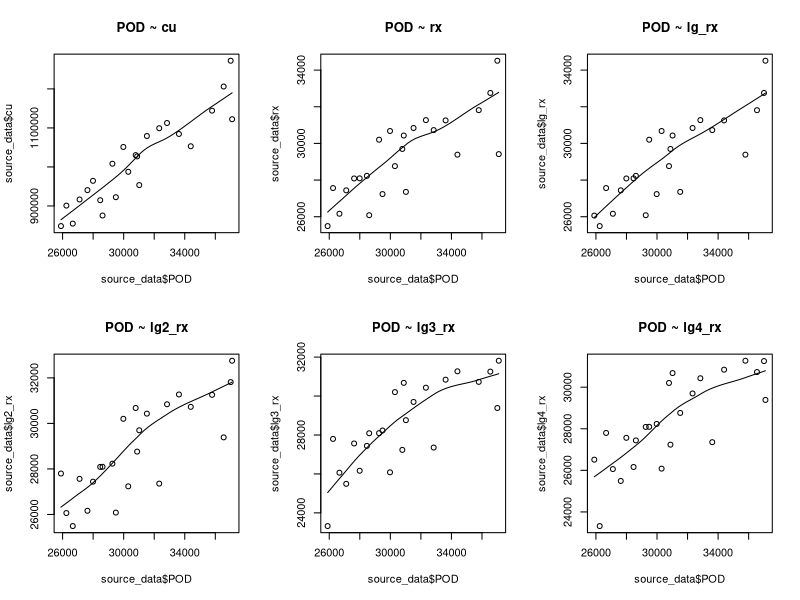
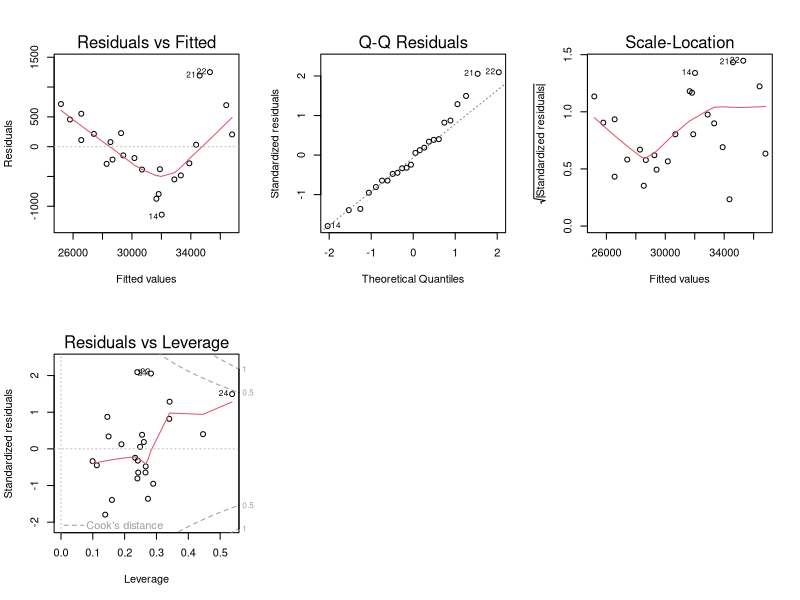

Here is the R script that generated these plots, in order:
## Set working directory - Path/Location for input and output files
setwd("C:/Users/xgao4/OneDrive - IQVIA/Documents/Holland Training/Practices/First R Regression")

#install and load packages
install.packages("car")
library(car)


##Load data into R
source_data <- read.csv("_first_reg.csv")
print (source_data)

##check the Correlation
cor(source_data)


par(mfrow=c(2, 3))  # divide graph area in 3 columns
##draw scatter graph
scatter.smooth(x=source_data$POD, y=source_data$cu, main="POD ~ cu")
scatter.smooth(x=source_data$POD, y=source_data$rx, main="POD ~ rx")
scatter.smooth(x=source_data$POD, y=source_data$lg_rx, main="POD ~ lg_rx")
scatter.smooth(x=source_data$POD, y=source_data$lg2_rx, main="POD ~ lg2_rx")
scatter.smooth(x=source_data$POD, y=source_data$lg3_rx, main="POD ~ lg3_rx")
scatter.smooth(x=source_data$POD, y=source_data$lg4_rx, main="POD ~ lg4_rx")


#fit the model
fit <- lm(POD ~ rx+cu+lg_rx+lg2_rx+lg3_rx+lg4_rx, data=source_data)
#Printing the summary statistics for linearMod.
#The more the stars beside the variable's p-Value, the more significant the variable.
#A larger t-value indicates that it is less likely that the coefficient is not equal to zero purely by chance. 
#So, higher the t-value, the better.
#R-Squared Higher the better (> 0.70)
#Adj R-Squared Higher the better
#F-Statistic Higher the bette
#Std. Error Closer to zero the better
summary(fit)
vif(fit)#multicollinearity, vif should not >10, or delete any one of column

#remove cu and re-fit the model
fit1 <- lm(POD ~ rx+lg_rx+lg2_rx+lg3_rx+lg4_rx, data=source_data)
summary(fit1)

vif(fit1)

plot(fit1)


# source_data$rx2 <- source_data$rx^2
# fit2 <- lm(POD ~ rx+lg_rx+lg2_rx+lg3_rx+lg4_rx+rx2, data=source_data)
# summary(fit2)
# 
# vif(fit2)
# 
# plot(fit2)


